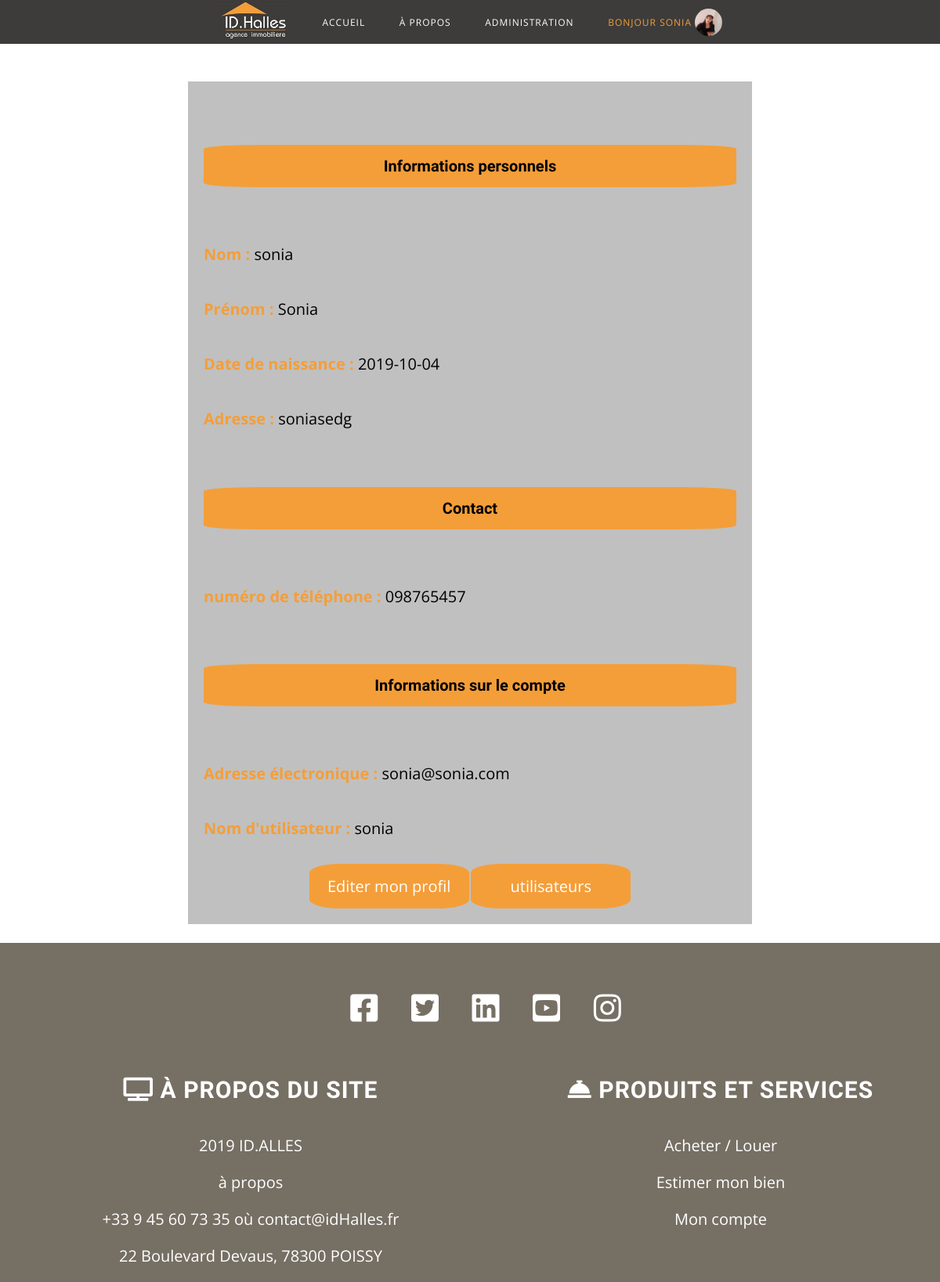
/detailsProfilUser.php (signed in), run on the app's committed database.
### tables this page shows
CREATE TABLE IF NOT EXISTS `users` (
  `id_user` int(11) NOT NULL AUTO_INCREMENT,
  `avatar` varchar(250) NOT NULL,
  `lastName` varchar(250) NOT NULL,
  `firstName` varchar(250) NOT NULL,
  `birth_date` date NOT NULL,
  `pseudo` varchar(250) NOT NULL,
  `password` varchar(250) NOT NULL,
  `e_mail` varchar(250) NOT NULL,
  `adress` text NOT NULL,
  `phoneMobile` varchar(250) NOT NULL,
  `admin` int(11) DEFAULT NULL,
  PRIMARY KEY (`id_user`)
);

### detailsProfilUser.php (called while the page is built, shortened)
<?php
require('application/database.php');
if(isset($_SESSION['id_user'])){
    $userInfo=getIdUser($_SESSION['id_user']);
}
include 'layout.phtml';

### application/database.php (called while the page is built, shortened)
<?php
function createconnection(){
    $pdo=new PDO('mysql:host=localhost;dbname=projet;charset=utf8','root','');
    $pdo->setAttribute(PDO::ATTR_ERRMODE, PDO::ERRMODE_EXCEPTION);
    return $pdo;
}
function getIdUser($id){
    $pdo=createconnection();
    $req=$pdo->prepare('SELECT * FROM `users` WHERE `id_user`=?');
    $req->execute(array($id));
    $idUser=$req->fetch(PDO::FETCH_ASSOC);
    return $idUser;
}
?>

### detailsProfilUser.phtml (the view)
<div class='infoUser'>
    <h2>Informations personnels</h2>
        <div>
            <p><strong>Nom :</strong> <?= $userInfo['lastName']; ?></p>
            <p><strong>Prénom :</strong> <?= $userInfo['firstName']; ?></p>
            <p><strong>Date de naissance :</strong> <?= $userInfo['birth_date']; ?></p>
            <p><strong>Adresse :</strong> <?= $userInfo['adress']; ?></p>
        </div>
    <h2>Contact</h2>
        <div>
            <p><strong>numéro de téléphone :</strong> <?= $userInfo['phoneMobile']; ?></p>
        </div>
    <h2>Informations sur le compte</h2>
        <div>
            <p><strong>Adresse électronique :</strong> <?= $userInfo['e_mail']; ?></p>
            <p><strong>Nom d'utilisateur :</strong> <?= $userInfo['pseudo']; ?></p>
        </div>
     <a href="editerProfilUser.php?id=<?= intval($userInfo['id_user']); ?>">Editer mon profil</a>
     <?php if(isset($userInfo) && $userInfo['admin']==1) : ?>
         <a href="infoUserAdmin.php?id=<?= intval($userInfo['id_user']); ?>">utilisateurs</a>
    <?php endif;?>
</div>

### header/header.php (shortened to what this page needs)
<nav>
        <ul>
            <?php if(isset($userInfo) && $userInfo['admin']==1) : ?>
                <li><a href='index.php?id=<?=intval($userInfo['id_user']); ?>'><img src='image/images.jpg' class='logo'></a></li>
                <li><a href="index.php?id=<?= intval($userInfo['id_user']); ?>">accueil</a></li>
                <li><a href="aPropos.php?id=<?= intval($userInfo['id_user']); ?>">à propos </a></li>
                    <li><a href='infoUserAdmin.php?id=<?= intval($userInfo['id_user']); ?>'>Administration</a>
                    </li>
                         <?php if(isset($userInfo)) : ?>
                         <li>
                            <a href='user.php?id=<?= intval($userInfo['id_user']); ?>'><span>Bonjour <?= htmlspecialchars($userInfo['pseudo']); ?></span>
                                <?php if(!empty($userInfo['avatar'])) :?>
                                <img src="image/utilisateur/<?= $userInfo['avatar'] ;?>" class='pictur'>
                                <?php else : ?>
                                    <img src="image/utilisateur/default.jpg" whidth="100px">
                                    <?php endif; ?>
                                    <?php endif; ?>
                            </a>
                        </li>
                <?php endif; ?>
        </ul>
    </nav>

### css/style.css (style rules this page uses)
* { -o-box-sizing: border-box; -moz-box-sizing: border-box; -webkit-sizing: border-box; -ms-sizing: border-box; -khtml-sizing: border-box; box-sizing: border-box; outline: none; }
html { font-size:62.5%; }
body { text-align: center; margin:0; padding:0; font-family: 'Open Sans', sans-serif; }
p { line-height: 5rem; }
h1,h2,h3 { font-family: 'Amaranth', sans-serif; }
span,.partenaires .fas,strong { color:#f49e39; }
.userConnect h3, .infoUser h2 { text-align:center; margin:auto; margin-bottom: 9%; margin-top: 9%; background-color:#f49e39; font-size:2rem; padding:15px; border-radius: 10%; }
.pictur { width: 35px; border-radius: 50%; vertical-align: top; }
.infoUser { background-color:#C0C0C0; max-width: 60%; margin:auto; padding:20px; margin-top: 4%; margin-bottom: 2%; }
.infoUser p { font-size:2rem; text-align: left; }
.infoUser a { text-decoration: none; color:#fff; background-color:#f49e39; padding:15px; width: 30%; display: inline-block; font-size:2rem; border-radius: 20%; }

### css/header.css (style rules this page uses)
header nav img { width: 90px; }
nav ul { list-style-type: none; margin: 0; padding: 0; text-align: left; }
header nav { display: -webkit-box; display: -ms-flexbox; display: flex; -webkit-box-pack: justify; -ms-flex-pack: justify; justify-content: space-around; -webkit-box-align: center; -ms-flex-align: center; align-items: center; text-transform: uppercase; letter-spacing: 1px; }
header a { padding: 20px; color:#fff; font-size:1.2rem; text-decoration: none; }
header nav>ul>li { display:inline-block; vertical-align:middle; position: relative; }
nav span { display: inline-block; vertical-align: top; margin-top: 5%; }

### data on the page
users: pseudo "SONIA", avatar (picture), lastName "sonia", firstName "Sonia", birth_date "2019-10-04", adress "soniasedg", phoneMobile "098765457", e_mail "sonia@sonia.com", pseudo "sonia"
